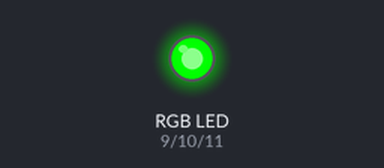
A sketch run on a simulated Arduino Uno, built with avr-gcc and run on an emulated ATmega328P. Parts: an RGB LED mixed from three pins (HIGH = lit).

Above: at 0.5 s.
At 1.5 s:
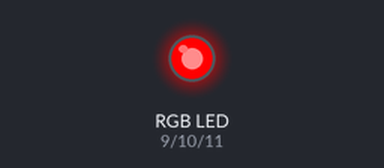
At 2.5 s:
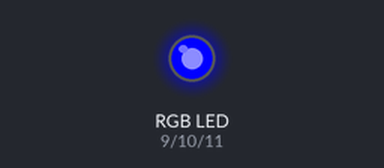
At 3.5 s:
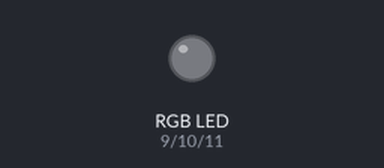
Timing chart, 0 to 5.2 s (numbered marks = the images above):
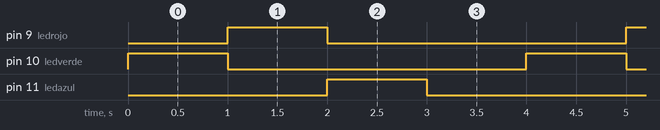

The sketch:

LED_RGB.ino
```cpp
int ledrojo=9;
int ledverde=10;
int ledazul=11;


void setup() {
  pinMode(ledrojo,OUTPUT);
  pinMode(ledverde,OUTPUT);
  pinMode(ledazul,OUTPUT);
}

//funcion color
void color(int rojo, int verde, int azul){
  //ESCRITURA PWM(positivo)
  analogWrite(ledrojo,255-rojo);
  analogWrite(ledverde,255-verde);
  analogWrite(ledazul,255-azul);
}

void loop() {
  color(255,0,255);
  delay(1000);
  color(0,255,255);
  delay(1000);
  color(255,255,0);
  delay(1000);
  color(255,255,255);
  delay(1000);
}
```

Measured:
- by itself, pin 9 (ledrojo), pin 10 (ledverde), pin 11 (ledazul): alternates HIGH for 1.0 s and LOW for 3.0 s
- by itself, everything shown: repeats every 4.0 s, in 4 steps
